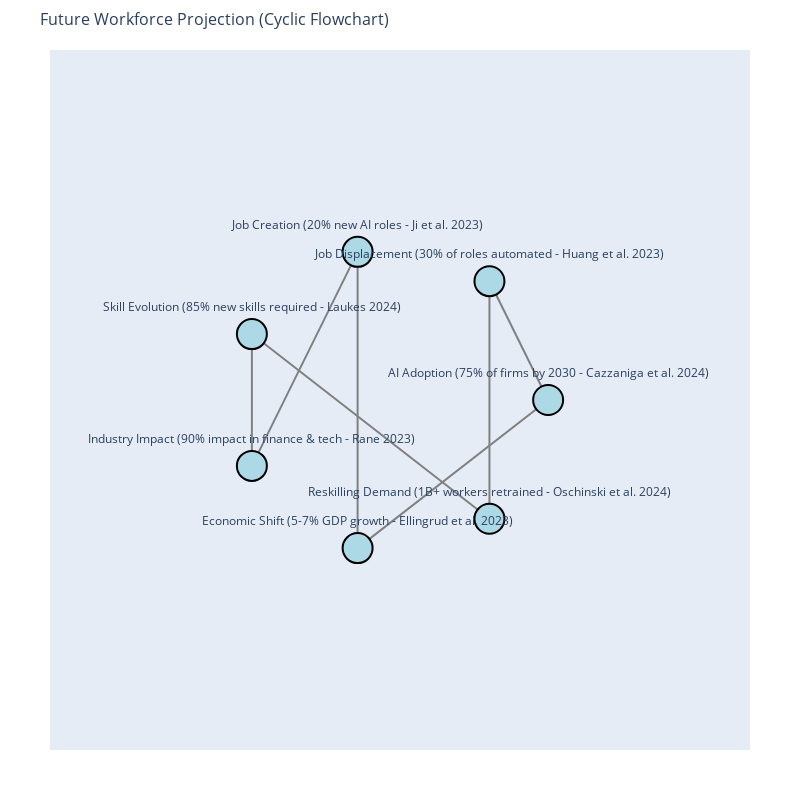

Notebook code cell kept with this figure:
### Code cell
import networkx as nx
import plotly.graph_objects as go

# Define the graph
G = nx.DiGraph()

# Nodes with labels
nodes = {
    "AI Adoption": "AI Adoption\n(75% of firms by 2030 - Cazzaniga et al. 2024)",
    "Job Displacement": "Job Displacement\n(30% of roles automated - Huang et al. 2023)",
    "Job Creation": "Job Creation\n(20% new AI roles - Ji et al. 2023)",
    "Skill Evolution": "Skill Evolution\n(85% new skills required - Laukes 2024)",
    "Industry Impact": "Industry Impact\n(90% impact in finance & tech - Rane 2023)",
    "Economic Shift": "Economic Shift\n(5-7% GDP growth - Ellingrud et al. 2023)",
    "Reskilling Demand": "Reskilling Demand\n(1B+ workers retrained - Oschinski et al. 2024)"
}

# Add nodes
for node in nodes:
    G.add_node(node, label=nodes[node])

# Define edges as a cyclic flowchart
edges = [
    ("AI Adoption", "Job Displacement"),
    ("Job Displacement", "Reskilling Demand"),
    ("Reskilling Demand", "Skill Evolution"),
    ("Skill Evolution", "Industry Impact"),
    ("Industry Impact", "Job Creation"),
    ("Job Creation", "Economic Shift"),
    ("Economic Shift", "AI Adoption")  # Creates a loop
]
G.add_edges_from(edges)

# Circular Layout for flowchart-like appearance
pos = nx.circular_layout(G)

# Create Plotly edge traces
edge_traces = []
for edge in edges:
    x0, y0 = pos[edge[0]]
    x1, y1 = pos[edge[1]]
    edge_traces.append(go.Scatter(
        x=[x0, x1, None], y=[y0, y1, None],
        mode="lines+markers", line=dict(width=2, color="gray", shape="spline"),
        hoverinfo="none"
    ))

# Create Plotly node traces
node_x, node_y, node_text = [], [], []
for node in nodes:
    x, y = pos[node]
    node_x.append(x)
    node_y.append(y)
    node_text.append(nodes[node])

node_trace = go.Scatter(
    x=node_x, y=node_y, mode="markers+text",
    text=node_text, textposition="top center",
    marker=dict(size=30, color="lightblue", line=dict(width=2, color="black")),
    hoverinfo="text"
)

# Create figure
fig = go.Figure(data=edge_traces + [node_trace])
fig.update_layout(
    title="Future Workforce Projection (Cyclic Flowchart)",
    title_font_size=16,
    showlegend=False,
    hovermode="closest",
    margin=dict(t=50, b=50, l=50, r=50),
    xaxis=dict(showgrid=False, zeroline=False, showticklabels=False),
    yaxis=dict(showgrid=False, zeroline=False, showticklabels=False),
    width=800, height=800
)

# Show interactive graph
fig.show()

### Figure 1 — Plotly figure (JSON) as saved in the notebook; plotly's stock layout.template omitted (floating-point values rounded to 4 significant figures)
{"data": [{"hoverinfo": "none", "line": {"color": "gray", "shape": "spline", "width": 2}, "mode": "lines+markers", "type": "scatter", "x": [1, 0.6235, null], "y": [8.515e-09, 0.7818, null]}, {"hoverinfo": "none", "line": {"color": "gray", "shape": "spline", "width": 2}, "mode": "lines+markers", "type": "scatter", "x": [0.6235, 0.6235, null], "y": [0.7818, -0.7818, null]}, {"hoverinfo": "none", "line": {"color": "gray", "shape": "spline", "width": 2}, "mode": "lines+markers", "type": "scatter", "x": [0.6235, -0.901, null], "y": [-0.7818, 0.4339, null]}, {"hoverinfo": "none", "line": {"color": "gray", "shape": "spline", "width": 2}, "mode": "lines+markers", "type": "scatter", "x": [-0.901, -0.901, null], "y": [0.4339, -0.4339, null]}, {"hoverinfo": "none", "line": {"color": "gray", "shape": "spline", "width": 2}, "mode": "lines+markers", "type": "scatter", "x": [-0.901, -0.2225, null], "y": [-0.4339, 0.9749, null]}, {"hoverinfo": "none", "line": {"color": "gray", "shape": "spline", "width": 2}, "mode": "lines+markers", "type": "scatter", "x": [-0.2225, -0.2225, null], "y": [0.9749, -0.9749, null]}, {"hoverinfo": "none", "line": {"color": "gray", "shape": "spline", "width": 2}, "mode": "lines+markers", "type": "scatter", "x": [-0.2225, 1, null], "y": [-0.9749, 8.515e-09, null]}, {"hoverinfo": "text", "marker": {"color": "lightblue", "line": {"color": "black", "width": 2}, "size": 30}, "mode": "markers+text", "text": ["AI Adoption\n(75% of firms by 2030 - Cazzaniga et al. 2024)", "Job Displacement\n(30% of roles automated - Huang et al. 2023)", "Job Creation\n(20% new AI roles - Ji et al. 2023)", "Skill Evolution\n(85% new skills required - Laukes 2024)", "Industry Impact\n(90% impact in finance & tech - Rane 2023)", "Economic Shift\n(5-7% GDP growth - Ellingrud et al. 2023)", "Reskilling Demand\n(1B+ workers retrained - Oschinski et al. 2024)"], "textposition": "top center", "type": "scatter", "x": [1, 0.6235, -0.2225, -0.901, -0.901, -0.2225, 0.6235], "y": [8.515e-09, 0.7818, 0.9749, 0.4339, -0.4339, -0.9749, -0.7818]}], "layout": {"height": 800, "hovermode": "closest", "margin": {"b": 50, "l": 50, "r": 50, "t": 50}, "showlegend": false, "title": {"font": {"size": 16}, "text": "Future Workforce Projection (Cyclic Flowchart)"}, "width": 800, "xaxis": {"autorange": false, "range": [-2.196, 2.295], "showgrid": false, "showticklabels": false, "type": "linear", "zeroline": false}, "yaxis": {"autorange": false, "range": [-2.304, 2.304], "showgrid": false, "showticklabels": false, "type": "linear", "zeroline": false}}}
